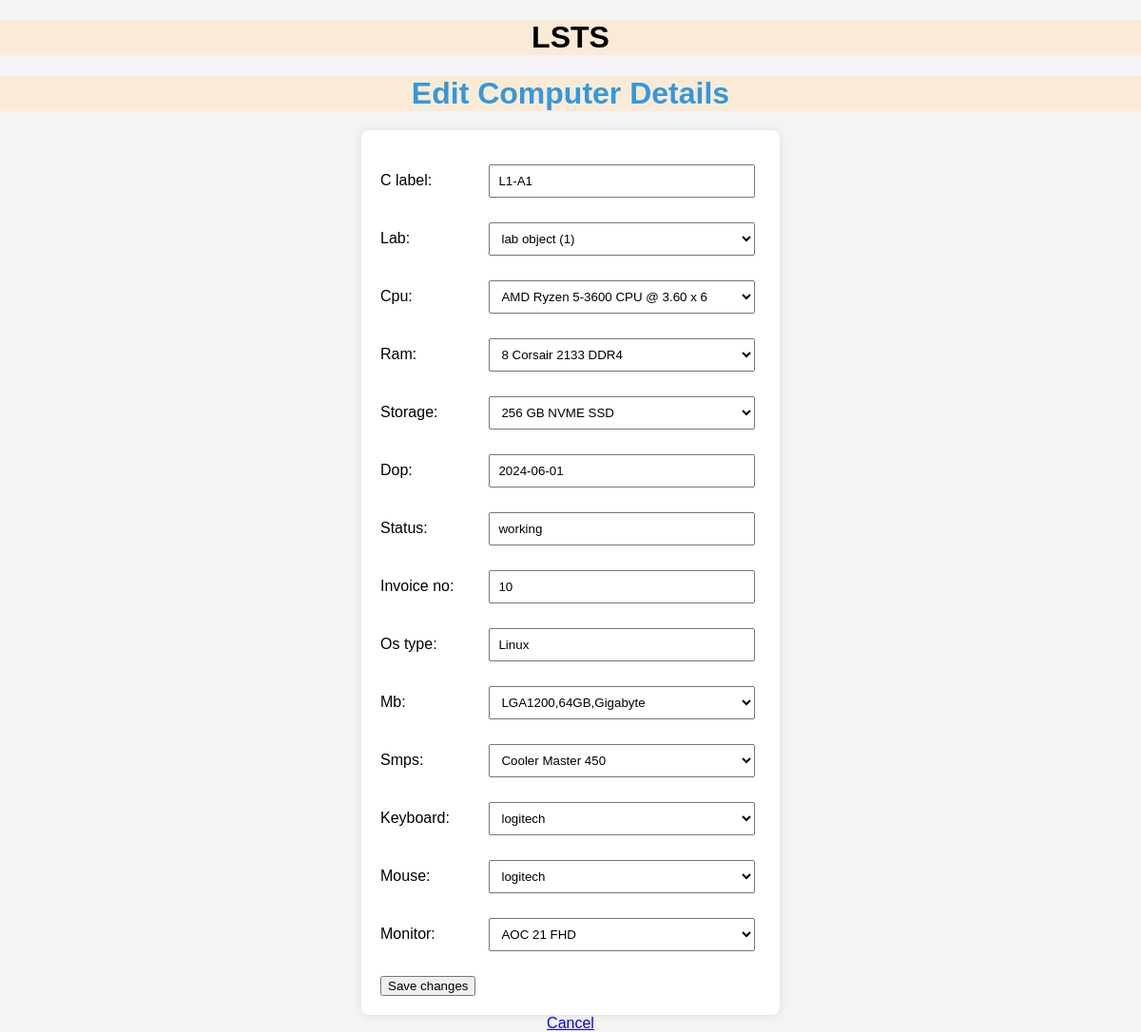
/edit/9/ (signed in), run on the app's committed database.
### status/models.py (models this page shows)
class computers(models.Model):
    c_id=models.AutoField(primary_key=True)
    c_label=models.CharField(max_length=20)
    lab = models.ForeignKey(lab,on_delete=models.CASCADE)
    cpu=models.ForeignKey(cpu_types,on_delete=models.CASCADE)
    ram=models.ForeignKey(ram_type,on_delete=models.CASCADE)
    storage=models.ForeignKey(storage_type,on_delete=models.CASCADE)
    dop=models.DateField()
    status=models.CharField(max_length=20)
    invoice_no=models.IntegerField()
    os_type=models.CharField(max_length=20)
    mb=models.ForeignKey(motherboard_type,on_delete=models.CASCADE)
    smps=models.ForeignKey(smps,on_delete=models.CASCADE)
    keyboard=models.ForeignKey(keyboard,on_delete=models.CASCADE)
    mouse=models.ForeignKey(mouse,on_delete=models.CASCADE)
    monitor=models.ForeignKey(monitor,on_delete=models.CASCADE)

class lab(models.Model):
    lab_id = models.AutoField(primary_key=True)
    lab_name = models.CharField(max_length = 15)
    capacity = models.IntegerField()

class cpu_types(models.Model):
    cpu_id = models.AutoField(primary_key=True)
    make = models.CharField(max_length=15)
    generation = models.CharField(max_length=15)
    speed = models.CharField(max_length=15)
    series = models.CharField(max_length=20)
    core_count = models.IntegerField()
    def __str__(self):
        return f"{self.make} {self.series}-{self.generation} CPU @ {self.speed} x {self.core_count}"

### status/views.py (the view)
# urls.py: path('edit/<int:pk>/', views.edit_computer, name='edit_computer'),
@login_required
def edit_computer(request, pk):
    computer = get_object_or_404(computers, pk=pk)
    if request.method == "POST":
        form = ComputerForm(request.POST, instance=computer)
        if form.is_valid():
            form.save()
            return redirect('display')  # or wherever you want to redirect after a successful edit
    else:
        form = ComputerForm(instance=computer)
    return render(request, 'computer/edit_computer.html', {'form': form})

### status/forms.py
class ComputerForm(forms.ModelForm):
    class Meta:
        model = computers
        fields = '__all__'

### status/models.py (called while the page is built)
    def __str__(self):
        return f"{self.mb_socket_type},{self.max_ram_capacity}GB,{self.make}"

    def __str__(self):
        return f"{self.ram_size} {self.make} {self.speed} {self.series}"

    def __str__(self):
        return f"{self.storage_size} {self.make} {self.technology}"

    def __str__(self):
        return f"{self.make} {self.power}"

    def __str__(self):
        return f"{self.make}"

    def __str__(self):
        return f"{self.make} "

    def __str__(self):
        return f"{self.make} {self.size} {self.resolution}"

### status/templates/computer/edit_computer.html (shortened to what this page needs)
<!DOCTYPE html>
<html lang="en">
<head>
</head>
<body>
    <header>
        <h1 align="center">LSTS</h1>
    </header>
    <h1 align="center" id="com">Edit Computer Details</h1>
    <center>
        <form method="post">
            {{ form.as_p }}
            <button type="submit">Save changes</button>
        </form>
        <a href="{% url 'display' %}">Cancel</a>
    </center>
</body>
</html>

### status/templates/computer/edit_computer.html (style rules this page uses)
body { font-family: 'Arial', sans-serif; background-color: #f4f4f4; margin: 0; padding: 0; align-items: center; justify-content: center; min-height: 100vh; }
form { background-color: #fff; box-shadow: 0 0 10px rgba(0, 0, 0, 0.1); border-radius: 8px; padding: 20px; width: 400px; text-align: left; }
#com { color: #3498db; margin-bottom: 20px; }
label { display: inline-block; width: 100px; margin-right: 10px; }
input, select { width: calc(100% - 120px); padding: 8px; margin-bottom: 10px; box-sizing: border-box; display: inline-block; }
h1 { background-color: antiquewhite; }

### data on the page
computers: c_label "L1-A1", ram "8 Corsair 2133 DDR4", storage "256 GB NVME SSD", dop "2024-06-01", status "working", invoice_no "10", os_type "Linux", mb "LGA1200,64GB,Gigabyte", smps "Cooler Master 450", keyboard "logitech", mouse "logitech", monitor "AOC 21 FHD"
lab: lab "lab object (1)"
cpu_types: cpu "AMD Ryzen 5-3600 CPU @ 3.60 x 6"
